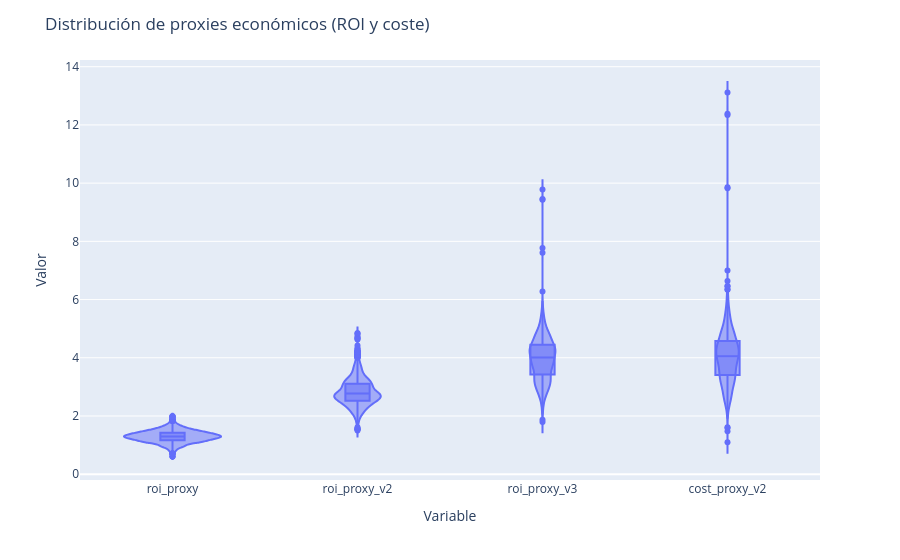

Write notebook code for a chart like this one.
### Markdown cell above
### Distribution of continuous ROI variables

### Code cell
# Distribución de las variables de tipo ROI y proxies (Calculadas)

# Variables continuas
roi_continuous_vars = [
    "roi_proxy",
    "roi_proxy_v2",
    "roi_proxy_v3",
    "cost_proxy_v2"
]

# Pasamos a formato largo (long / tidy)
df_long = df_tablon[roi_continuous_vars].melt(
    var_name="variable",
    value_name="value"
)

fig = px.violin(
    df_long,
    x="variable",
    y="value",
    box=True,          # muestra boxplot interno
    # points="all",      # muestra puntos individuales
)

fig.update_layout(
    title="Distribución de proxies económicos (ROI y coste)",
    xaxis_title="Variable",
    yaxis_title="Valor",
    violingap=0.25,
)

fig.show()

### Figure 1 — Plotly figure (JSON) as saved in the notebook; plotly's stock layout.template omitted (floating-point values rounded to 4 significant figures; data arrays with more than 128 entries replaced by an {"elided": "..."} marker saying what was removed)
{"data": [{"alignmentgroup": "True", "box": {"visible": true}, "hovertemplate": "variable=%{x}<br>value=%{y}<extra></extra>", "legendgroup": "", "marker": {"color": "#636efa"}, "name": "", "offsetgroup": "", "orientation": "v", "scalegroup": "True", "showlegend": false, "type": "violin", "x": {"elided": "8000 str values"}, "x0": " ", "xaxis": "x", "y": {"elided": "8000 float values"}, "y0": " ", "yaxis": "y"}], "layout": {"legend": {"tracegroupgap": 0}, "margin": {"t": 60}, "title": {"text": "Distribución de proxies económicos (ROI y coste)"}, "violingap": 0.25, "violinmode": "group", "xaxis": {"anchor": "y", "domain": [0, 1], "title": {"text": "Variable"}}, "yaxis": {"anchor": "x", "domain": [0, 1], "title": {"text": "Valor"}}}}
